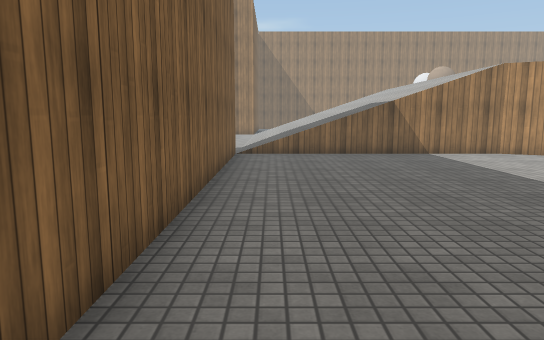
view 1 (above)

20 first-person views from a walk through a 3-D level made in the Unity game engine. The camera is 1.3 m above the floor, tilts 8° down and sees 70° across. The floor is counted in squares, 1 m on a side. Each view is taken from the middle of a square. On the plan, view 1 faces up. The plan holds only what a view shows up to about 16 squares ahead; the rest is blank. The place goes on beyond the plan. The player is left out. Some surface patterns are stand-ins.

view 2
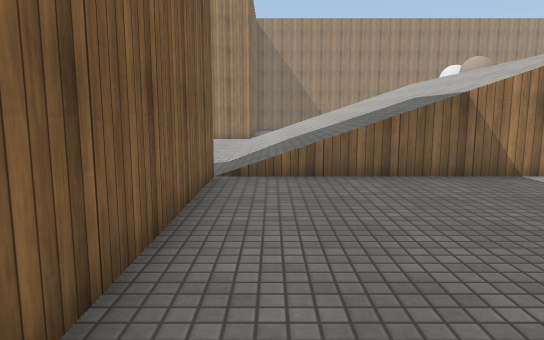

view 3
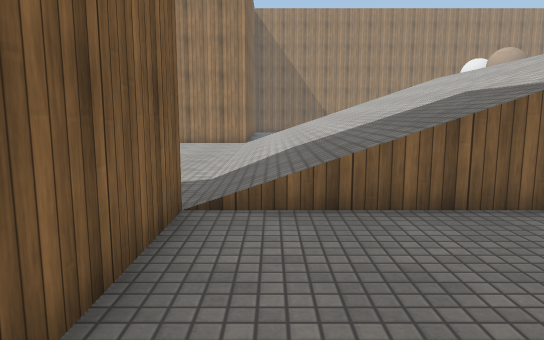

view 4
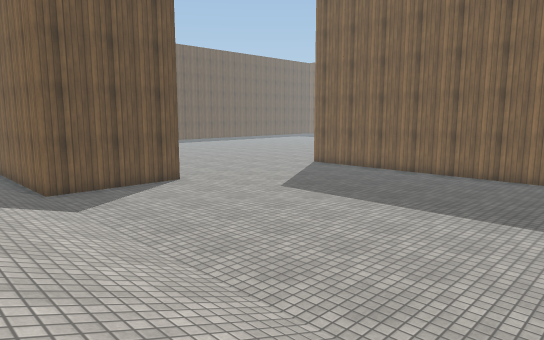

view 5
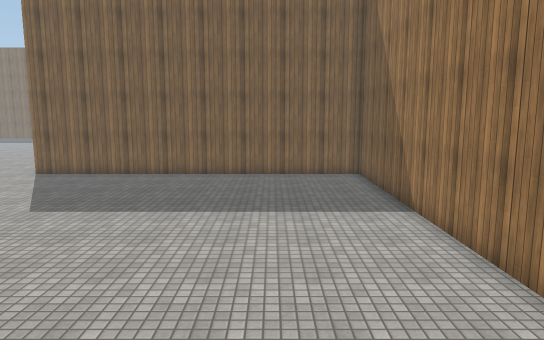

view 6
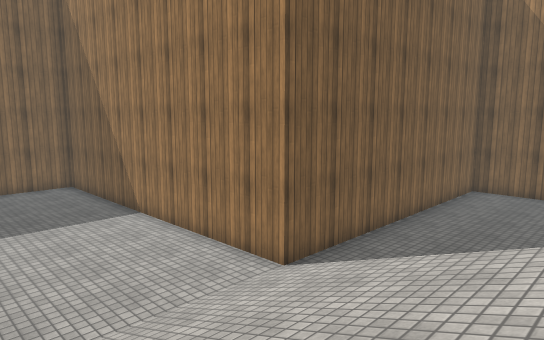

view 7
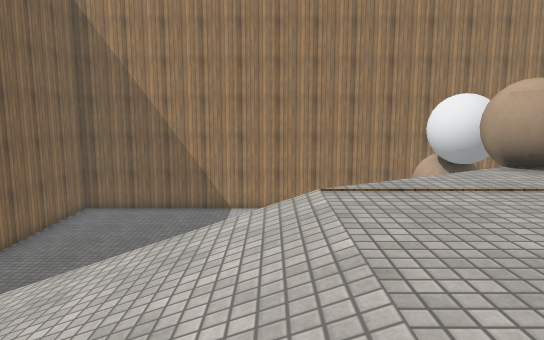

view 8
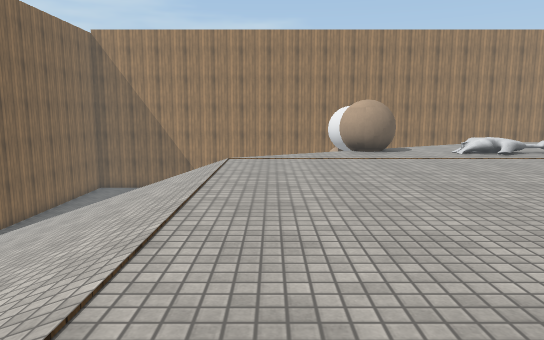

view 9
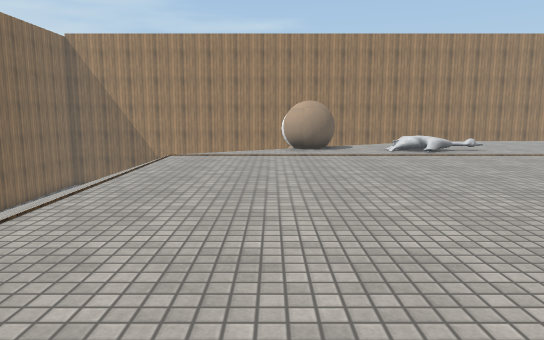

view 10
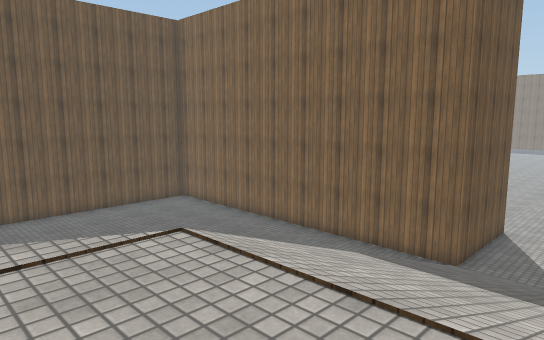

view 11
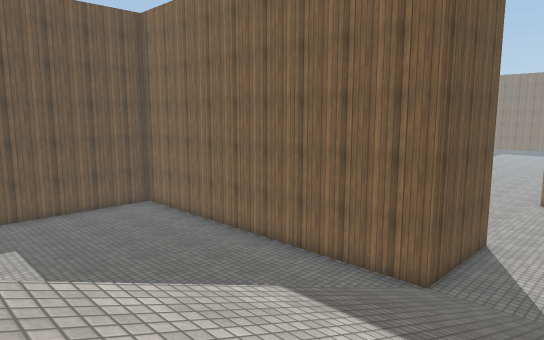

view 12
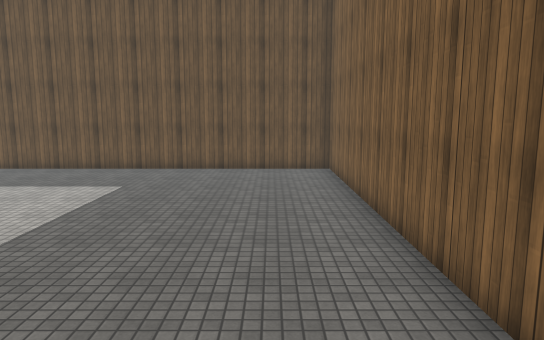

view 13
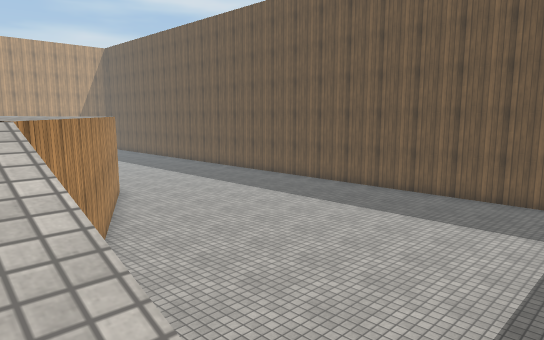

view 14
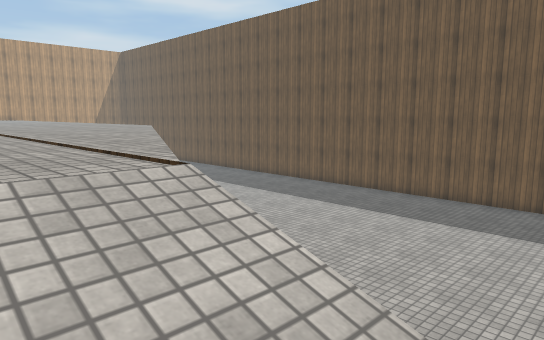

view 15
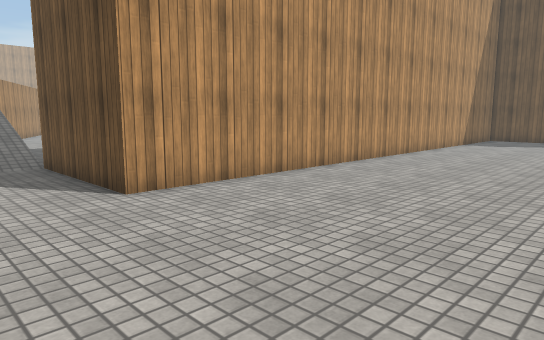

view 16
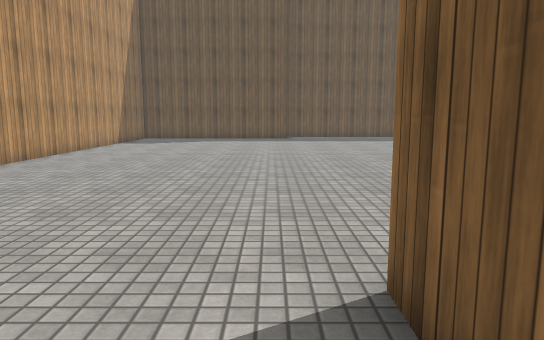

view 17
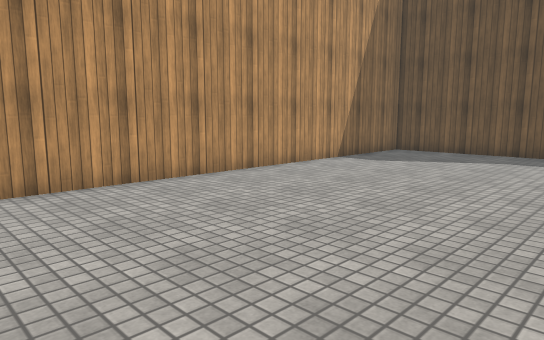

view 18
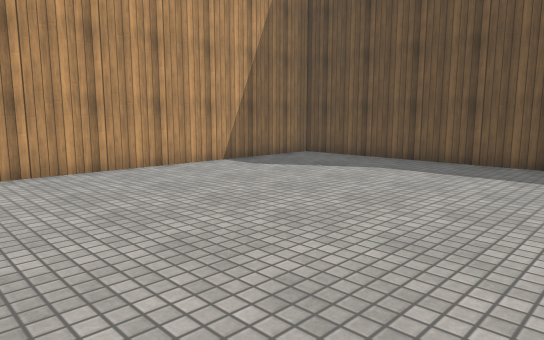

view 19
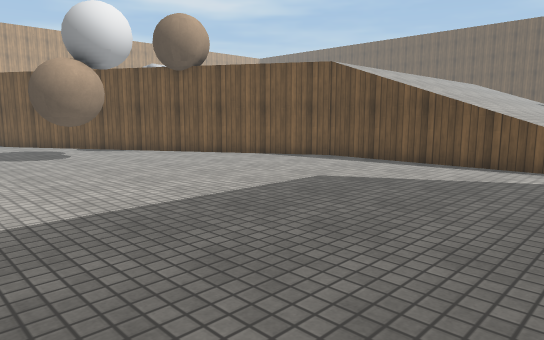

view 20
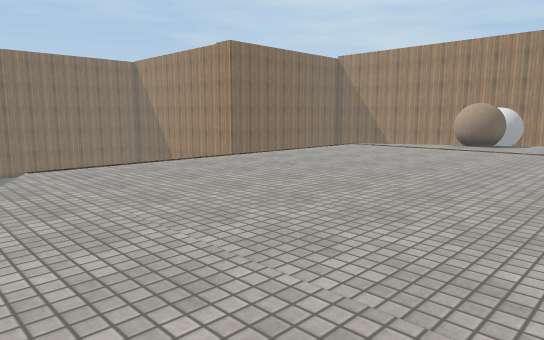

### Floor plan
Key: @ floor where view 1 was taken; # wall or solid block; . main floor; : floor 3 m higher than the main floor; / step, stairs or slope; B ball.
Columns run from 15 left of view 1 to 18 right of it. Each row starts with its distance up from view 1.
 37               #..
 36               #.........
 35               #..............
 34               #............BB.....
 33               #............B ....#
 32               #............BB...#
 31               #...............#
 30               #.............#/:
 29               #............#B::
 28               #..........#:BB::///
 27  ##############........#/:::::::::
 26  #............/////////:::::::::::
 25  #............/////////:::::::::::
 24  #............/////////:::::::::::
 23  #............/////////::::::::::
 22  #............/////////::::::::::
 21  #............/////////:::::::::
 20  #............/////////:::::::::
 19  #............/////////::::::::::
 18  #............/////////::::::::::
 17  #............/////////::::::::::
 16  #............/////////::::::::::
 15  #............/////////::::::::::
 14  #............/////////::::::::::
 13  #.......######////////#/::::::::
 12  ........#    #.........  ::::::::
 11 .........#    #............#/:::::
 10 .........#    #..............#::::
  9 .........#    #................#::
  8 .........#    #..................#
  7 .........#    #...................
  6 .........#    #...................
  5 .........#    #..................
  4 .........#    #.................
  3 .........#    #................
  2 .........#    #...............
  1 .........#    #..............
  0 .........#    #@............
 -1  ........#    ##############
 -2  ........#
 -3  ........#
 -4   .......#
 -5   .......#
 -6   ########

Where each view was taken, in squares from view 1:
view 1: 0 up, 0 right, facing up
view 2: 5 up, 0 right, facing up
view 3: 8 up, 0 right, facing up
view 4: 26 up, 2 right, facing down-left
view 5: 23 up, 2 right, facing left
view 6: 21 up, 4 right, facing up-left
view 7: 21 up, 7 right, facing up
view 8: 15 up, 9 right, facing up
view 9: 14 up, 11 right, facing up
view 10: 17 up, 10 right, facing down-left
view 11: 17 up, 8 right, facing down-left
view 12: 14 up, 1 right, facing down
view 13: 14 up, 4 right, facing down-right
view 14: 15 up, 5 right, facing down-right
view 15: 16 up, 12 left, facing down-right
view 16: 16 up, 13 left, facing down
view 17: 8 up, 13 left, facing down-right
view 18: 5 up, 15 left, facing down-right
view 19: 37 up, 0 right, facing down-right
view 20: 11 up, 18 right, facing up-left
